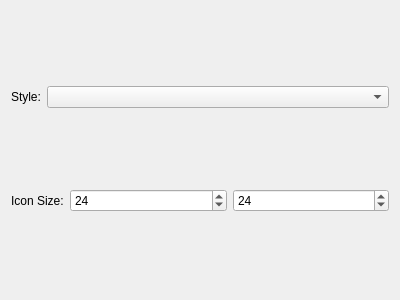
<?xml version="1.0" encoding="UTF-8"?>
<ui version="4.0">
 <class>CustomisationPreferences</class>
 <widget class="QWidget" name="CustomisationPreferences">
  <property name="geometry">
   <rect>
    <x>0</x>
    <y>0</y>
    <width>400</width>
    <height>300</height>
   </rect>
  </property>
  <property name="windowTitle">
   <string>Customisation</string>
  </property>
  <layout class="QVBoxLayout" name="verticalLayout">
   <item>
    <layout class="QHBoxLayout" name="layout_style">
     <item>
      <widget class="QLabel" name="label_style">
       <property name="sizePolicy">
        <sizepolicy hsizetype="Maximum" vsizetype="Preferred">
         <horstretch>0</horstretch>
         <verstretch>0</verstretch>
        </sizepolicy>
       </property>
       <property name="text">
        <string>Style:</string>
       </property>
      </widget>
     </item>
     <item>
      <widget class="QComboBox" name="combo_style"/>
     </item>
    </layout>
   </item>
   <item>
    <layout class="QHBoxLayout" name="layout_icon_size">
     <item>
      <widget class="QLabel" name="label_icon_size">
       <property name="sizePolicy">
        <sizepolicy hsizetype="Maximum" vsizetype="Preferred">
         <horstretch>0</horstretch>
         <verstretch>0</verstretch>
        </sizepolicy>
       </property>
       <property name="text">
        <string>Icon Size:</string>
       </property>
      </widget>
     </item>
     <item>
      <widget class="QSpinBox" name="spin_icon_width">
       <property name="maximum">
        <number>1024</number>
       </property>
       <property name="value">
        <number>24</number>
       </property>
      </widget>
     </item>
     <item>
      <widget class="QSpinBox" name="spin_icon_height">
       <property name="maximum">
        <number>1024</number>
       </property>
       <property name="value">
        <number>24</number>
       </property>
      </widget>
     </item>
    </layout>
   </item>
  </layout>
 </widget>
 <resources/>
 <connections/>
</ui>
